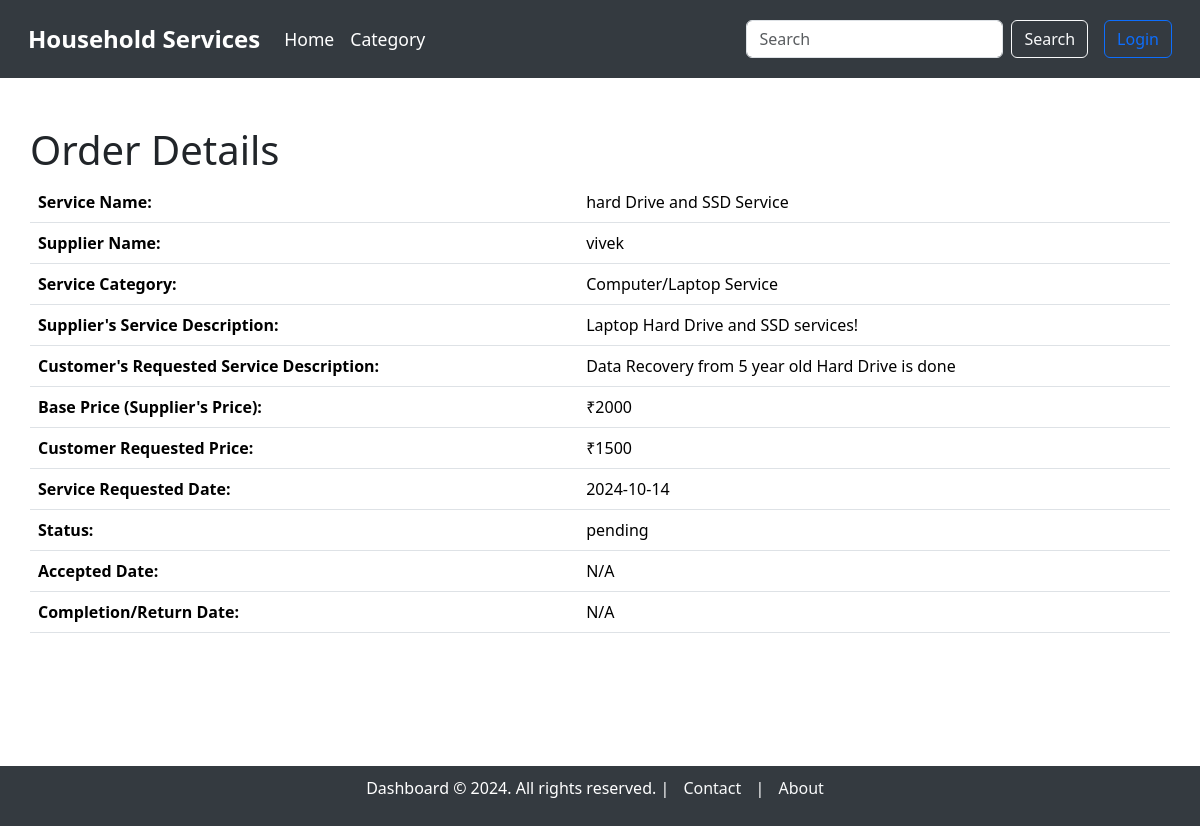
The app's page /order_details/3, older data.
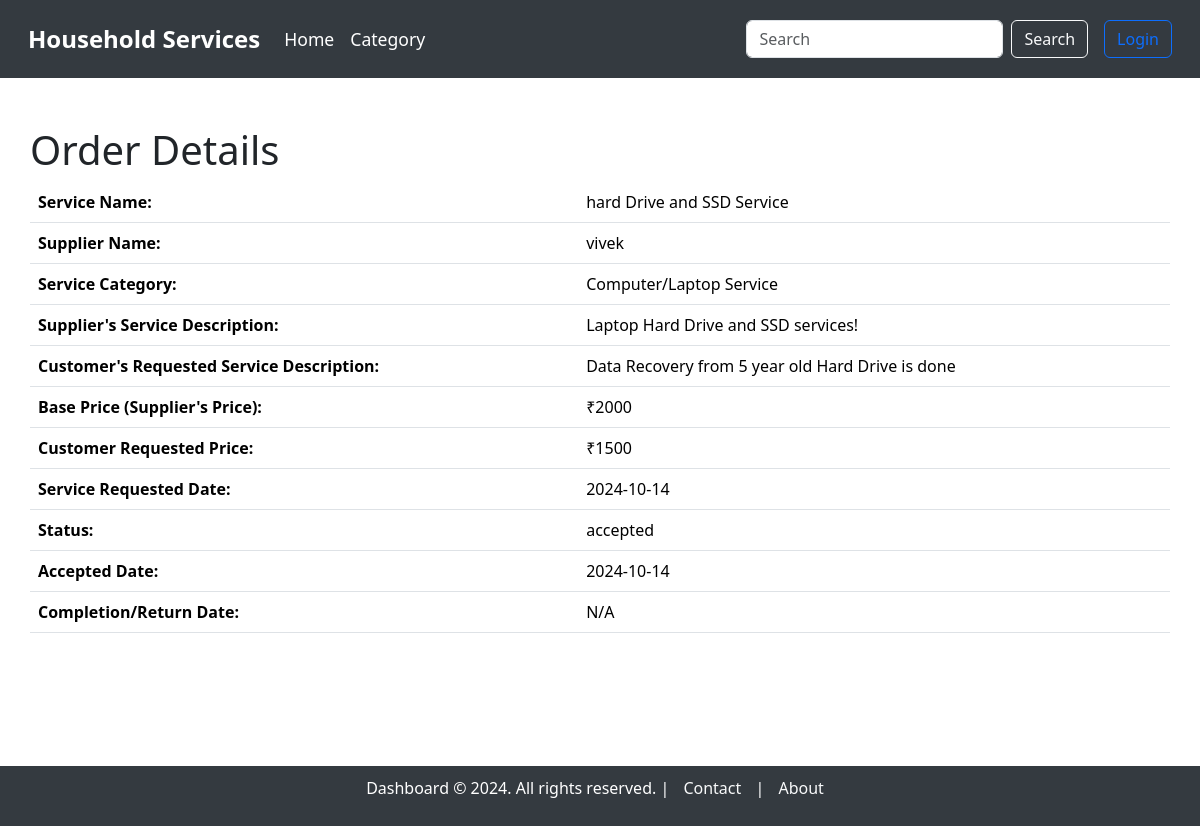
The same page, newer data.
### model.py (models this page shows, shortened)
class ServiceRequest(db.Model):
    __tablename__ = "service_requests"
    service_request_id = db.Column(db.Integer, autoincrement=True, primary_key=True)
    service_id = db.Column(db.Integer, db.ForeignKey('service.service_id'), nullable=False)
    user_id = db.Column(db.Integer, db.ForeignKey('users.user_id'), nullable=False)
    supplier_id = db.Column(db.Integer, db.ForeignKey('users.user_id'), nullable=True)  # Link to supplier (optional)
    service_description = db.Column(db.String, nullable=False)
    experience_years = db.Column(db.Integer, nullable=True)
    created_at = db.Column(db.DateTime, default=datetime.utcnow)
    updated_at = db.Column(db.DateTime, default=datetime.utcnow, onupdate=datetime.utcnow)
    date_requested = db.Column(db.DateTime, default=datetime.utcnow, nullable=True)
    date_issued = db.Column(db.DateTime, nullable=True)  #accepted date
    date_completed = db.Column(db.DateTime, nullable=True)
    date_returned = db.Column(db.DateTime, nullable=True)
    status = db.Column(db.String, default='pending')  # 'pending', 'accepted', 'rejected', 'completed', 'returned', 'cancelled'
    price = db.Column(db.Integer, nullable=False)  # Price associated with the service
    customer = db.relationship('User', foreign_keys=[user_id], backref='customer_requests')
    supplier = db.relationship('User', foreign_keys=[supplier_id], backref='supplier_requests')
    service = db.relationship('Service', backref='requests')

### main.py (the view)
@app.route('/order_details/<int:service_request_id>')
def order_details(service_request_id):
    service_request = ServiceRequest.query.get_or_404(service_request_id)
    return render_template('service_requests/order_details.html', service_request=service_request)

### templates/service_requests/order_details.html (shortened to what this page needs)
{% extends 'base_dashboard.html' %}
{% block content %}
<div class="container mt-5">
    <h1>Order Details</h1>
    <table class="table">
        <tbody>
            <tr>
                <th>Service Name:</th>
                <td>{{ service_request.service.service_name }}</td>
            </tr>
            <tr>
                <th>Supplier Name:</th>
                <td>{{ service_request.service.supplier.full_name }}</td>
            </tr>
            <tr>
                <th>Service Category:</th>
                <td>{{ service_request.service.category.category_name }}</td>
            </tr>
            <tr>
                <th>Supplier's Service Description:</th>
                <td>{{ service_request.service.service_description }}</td>
            </tr>
            <tr>
                <th>Customer's Requested Service Description:</th>
                <td>{{ service_request.service_description }}</td>
            </tr>
            <tr>
                <th>Base Price (Supplier's Price):</th>
                <td>₹{{ service_request.service.price }}</td>
            </tr>
            <tr>
                <th>Customer Requested Price:</th>
                <td>₹{{ service_request.price }}</td>
            </tr>
            <tr>
                <th>Service Requested Date:</th>
                <td>{{ service_request.date_requested.strftime('%Y-%m-%d') }}</td>
            </tr>
            <tr>
                <th>Status:</th>
                <td>{{ service_request.status }}</td>
            </tr>
            <tr>
                <th>Accepted Date:</th>
                <td>{{ service_request.date_issued.strftime('%Y-%m-%d') if service_request.date_issued else 'N/A' }}</td>
            </tr>
            <tr>
                <th>Completion/Return Date:</th>
                <td>
                    {% if service_request.status == 'completed' %}
                        {{ service_request.date_completed.strftime('%Y-%m-%d') if service_request.date_completed else 'N/A' }}
                    {% elif service_request.status == 'returned' %}
                        {{ service_request.date_returned.strftime('%Y-%m-%d') if service_request.date_returned else 'N/A' }}
                    {% else %}
                        N/A
                    {% endif %}
                </td>
            </tr>
        </tbody>
    </table>
</div>
{% endblock %}

Row changes from the older to the newer data that the page shows:
changed ServiceRequest: status "pending" → "accepted"; date_issued "N/A" → "2024-10-14"
